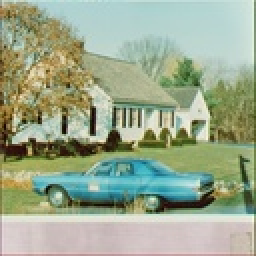
%> input picture day2_code/day2/house.jpg, 128 x 128 px, shrunk from 512 x 512 before the run (shown 2 times larger)
$ octave script.m   (GNU Octave 9; MATLAB toolbox functions it lacks are replaced by stand-ins)
%> lines starting %> are read from the running program, lines starting %| are printed output that depends on the picture
### day2_code/day2/rgb2current.m
function result = rgb2current(image_read)
    result=double(image_read);
    for i=1:length(image_read(:,1,1))
            for j=1:length(image_read(1,:,1))
                result(i,j,:)=calculate_current_DVS_pixel(image_read(i,j,:),15);
            end
    end
end

### day2_code/day2/displayed_image.m
function out = displayed_image(I_cell, Vdd, mode)

SATURATED = 1;
DISTORTED = 2;

p1 =   4.251e-05;
p2 =  -3.029e-04;
p3 =   3.024e-05;
Vdd_org = 15;

I_cell_max = (p1 * Vdd * 1) + (p2 * 1) + p3;
image_RGB_max = (I_cell_max - p3)/(p1*Vdd_org+p2) * 255;

out = round((I_cell - p3)/(p1*Vdd_org+p2) * 255);

if (mode == SATURATED)
    out(find(I_cell > I_cell_max)) = image_RGB_max;

else if (mode == DISTORTED)
        out(find(I_cell > I_cell_max)) ...
        = round(255 - out(find(I_cell > I_cell_max)));

    end
end

end

### day2_code/day2/brightness_scaling.m
function result = brightness_scaling(image,decreasing)
    %the result is the image modified
    %image ib rgb to hsv
    image_hsv=rgb2hsv(image);
    %decreasing is a number between 0 and 1
    image_hsv(:,:,3)=image_hsv(:,:,3)+decreasing;
    result=hsv2rgb(image_hsv);
end

### day2_code/day2/contrast_enhancement.m
function result = contrast_enhancement(image,decreasing)
    %the result is the image modified
    %image ib rgb to hsv
    image_hsv=rgb2hsv(image);
    %decreasing is a number >1
    image_hsv(:,:,3)=image_hsv(:,:,3)*decreasing;
    result=hsv2rgb(image_hsv);
end

### day2_code/day2/histogram_equalization.m
function result= histogram_equalization(img)
%La tonalità H viene misurata da un angolo con il rosso a 0 gradi, il verde a 120 e il blu a 240. (360 è ancora rosso)
%La luminosità (V) con lo zero che rappresenta il nero e l'uno (colore brillante o bianco se saturazione =0)
% La saturazione (S) invece va da zero (bianco/nero dipende da V) a uno (colore brillante)
%per avere la scala di grigi devo prendere V
%if the image is colored it has 3 matri r g and b else if it is b&w only
%the matrix of grey
if(length(img(1,1,:))== 3)
    %transform from rgb to hsv
    hsv_im=rgb2hsv(img);
    %takes the brightness
    Bright= hsv_im(:,:,3);
    Corr_bright=histeq(Bright);
    %correct the brightness throw histogram equalization
    hsv_im(:,:,3)= Corr_bright;
    %save the correct brightness
    result=hsv2rgb(hsv_im);
    %transformed image
else
    %else it is gray
    result=histeq(img);
end
%imshow(transformed);

end

### day2_code/day2/calculate_power_DVS.m
function result = calculate_power_DVS(image,Vdd)
    result=0;
    for i=1:length(image(:,1,1))
        for j=1:length(image(1,:,1))
            for z=1:length(image(1,1,:))
                result=result+calculate_current_DVS_pixel(image(i,j,z),Vdd);
            end
        end
    end
    result=result*Vdd;
end

### day2_code/day2/calculate_distortion.m
function result = calculate_distortion(original,transformed)
    if(length(original(1,1,:))== 3)
        origLab=rgb2lab(original);
        transLab=rgb2lab(transformed);
        L_o=origLab(:,:,1);
        L_t=transLab(:,:,1);
        a_o=origLab(:,:,2);
        a_t=transLab(:,:,2);
        b_o=origLab(:,:,3);
        b_t=transLab(:,:,3);
        result=0;
        for i = 1:length(L_o(:,1))
            for j=1:length(L_o(1,:))
                result=result + sqrt((L_t(i,j)-L_o(i,j))^2 + (a_t(i,j)-a_o(i,j))^2 + (b_t(i,j)- b_o(i,j))^2);
            end
        end
        max= sqrt(100^2+255^2+255^2);
        result=  100* result/( length(transformed(:,1,1))* length(transformed(1,:,1))*max);
    else
        result=0;
        %for each pixel
        for i = 1:length(transformed(:,1))%column
            for j=1:length(transformed(1,:))%row
            result=result +sqrt((double(transformed(i,j))-double(original(i,j)))^2);
            end
        end
        max= sqrt(100^2+255^2+255^2);
        result=  100* result/( length(transformed(:,1))* length(transformed(1,:))*max);
    end

end

### day2_code/day2/script.m
clear all

SATURATED = 1;
%read the image
image_read=imread("house.jpg");
%> image_read is the input picture: size 128x128x3 uint8; mean R, G, B 155.5, 168.5, 142.5
%analisi: più vdd è bassa più saturerà in fretta e il bianco sarà sempre
%meno bianco, prendendo quindi Vdd basse si avrà un ottimo effetto del
%power consuming
%per rendere l'immagine quindi più visibile e risparmiare power (aumentando in questo caso la
%distortion) si può giocare con il prendere b_scaling più alto (sempre <1)
%in modo da aggiungere luminosità (a discapito del nero essendo un valore
%che si aggiunge) in questo caso il pixel saturerà più in fretta
%prendendo invece b_enhancement si aumenta il valore del pixel moltiplicando quindi la retta
%dei valori aumenta il suo coefficiente partendo comunque dal nero (in
%questo caso quindi meglio) ma arrivando al bianco più in fretta e quindi
%saturando prima
%in sintesi più diminuisce Vdd più i valori b_enhancement e b_scaling
%devono aumentare
Vdd = 13;
VddMax=15;
b_brightness_scaling=1-Vdd/VddMax;
b_contrast_enhancement=VddMax/Vdd;
b_mix=Vdd/VddMax;
%transform the image in current
I_cell_sample=rgb2current(image_read);
%> the loop in rgb2current, `for i=1:length(image_read(:,1,1))` made 128 passes
%get displayed RGB image with cell current and supply voltage with two mode
image_RGB_saturated = displayed_image(I_cell_sample, Vdd, SATURATED);
image_RGB_saturated=image_RGB_saturated/255;

%brightness_scaling
image_bright_modified=brightness_scaling(image_read,b_brightness_scaling);
%> in brightness_scaling, `image_hsv=rgb2hsv(image);`: image_hsv: size 128x128x3 double; mean H, S, V 0.275, 0.274, 0.678
%> in brightness_scaling, `image_hsv(:,:,3)=image_hsv(:,:,3)+decreasing;`: image_hsv: size 128x128x3 double; mean H, S, V 0.275, 0.274, 0.812
imwrite(image_bright_modified,"tmp.jpg");
image_bright_modified=imread("tmp.jpg");
I_cell_sample=rgb2current(image_bright_modified);
%> the loop in rgb2current (call 2), `for i=1:length(image_read(:,1,1))` made 128 passes
image_DVS_BS_saturated=displayed_image(I_cell_sample, Vdd-1, SATURATED);
image_DVS_BS_saturated=image_DVS_BS_saturated/255;
imshow(image_DVS_BS_saturated);

%Contrast enhancement
image_bright_modified=contrast_enhancement(image_read,b_contrast_enhancement);
%> in contrast_enhancement, `image_hsv(:,:,3)=image_hsv(:,:,3)*decreasing;`: image_hsv: size 128x128x3 double; mean H, S, V 0.275, 0.274, 0.783
imwrite(image_bright_modified,"tmp.jpg");
image_bright_modified=imread("tmp.jpg");
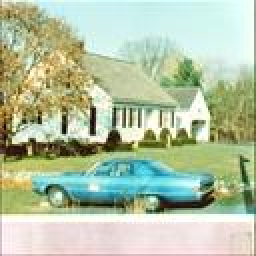
%> image_bright_modified: size 128x128x3 uint8 (shown 2 times larger); mean R, G, B 179.2, 193.8, 164.5
I_cell_sample=rgb2current(image_bright_modified);
image_DVS_CE_saturated=displayed_image(I_cell_sample, Vdd-1, SATURATED);
image_DVS_CE_saturated=image_DVS_CE_saturated/255;

%modify both
image_bright_modified=brightness_scaling(image_read,b_brightness_scaling);
image_bright_modified=contrast_enhancement(image_bright_modified,b_mix);
%> in contrast_enhancement (call 2), `image_hsv=rgb2hsv(image);`: image_hsv: size 128x128x3 double; mean H, S, V 0.275, 0.274, 0.812
%> in contrast_enhancement (call 2), `image_hsv(:,:,3)=image_hsv(:,:,3)*decreasing;`: image_hsv: size 128x128x3 double; mean H, S, V 0.275, 0.274, 0.703
imwrite(image_bright_modified,"tmp.jpg");
image_bright_modified=imread("tmp.jpg");
I_cell_sample=rgb2current(image_bright_modified);
image_DVS_CE_BS_saturated=displayed_image(I_cell_sample, Vdd-1, SATURATED);
image_DVS_CE_BS_saturated=image_DVS_CE_BS_saturated/255;

%histogram equalization
image_histogram=histogram_equalization(image_read);
%> in histogram_equalization, `Bright= hsv_im(:,:,3);`:
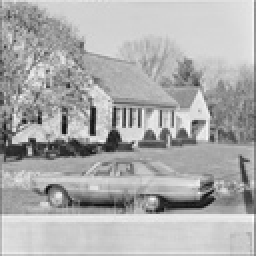
%> Bright: size 128x128 double (shown 2 times larger); min 0.0549, max 1, mean 0.678
%> in histogram_equalization, `Corr_bright=histeq(Bright);`:
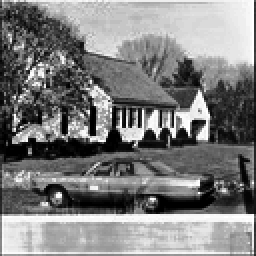
%> Corr_bright: size 128x128 double (shown 2 times larger); min 0, max 1, mean 0.497
%> in histogram_equalization, `hsv_im(:,:,3)= Corr_bright;`: hsv_im: size 128x128x3 double; mean H, S, V 0.275, 0.274, 0.497
imwrite(image_histogram,"tmp.jpg");
image_histogram=imread("tmp.jpg");
I_cell_sample=rgb2current(image_histogram);
image_HS_saturated=displayed_image(I_cell_sample, Vdd, SATURATED);
%> call 5 of displayed_image, with Vdd = 13, mode = 1
%> in displayed_image (call 5), `out(find(I_cell > I_cell_max)) = image_RGB_max;`:
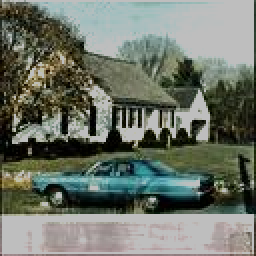
%> out: size 128x128x3 double (shown 2 times larger); mean R, G, B 109.7, 116.3, 105.2
image_HS_saturated=image_HS_saturated/255;

subplot(3,2,1)
image(image_read);                     % display real image
title("real image");
subplot(3,2,2)
image(image_RGB_saturated);       % display saturated RGB image
title("DVS image");
subplot(3,2,3)
image(image_DVS_BS_saturated);         % display saturated DVS Bright scaling
title("Bright scaling & DVS");
subplot(3,2,4)
image(image_DVS_CE_saturated);         % display saturated DVS Contrast enhancement
title("Contrast enhancement & DVS");
subplot(3,2,5)
image(image_DVS_CE_BS_saturated);         % display saturated both
title("BS & CE & DVS");
subplot(3,2,6)
image(image_HS_saturated);         % display saturated HS
title("Histogram equalization & DVS");

%compute power consumption for rgb of the real image
real_power=calculate_power_DVS(image_read,Vdd);
%> the loop in calculate_power_DVS, `for i=1:length(image(:,1,1))` made 128 passes
%> after the loop in calculate_power_DVS, `for i=1:length(image(:,1,1))`: result = 8.97
%> in calculate_power_DVS, `result=result*Vdd;`: result = 116.6
%> real_power = 116.6
%compute power consumption for rgb of the distorted image
DVS_power=calculate_power_DVS(image_RGB_saturated,Vdd);
%> the loop in calculate_power_DVS (call 2), `for i=1:length(image(:,1,1))` made 128 passes
%> DVS_power = 19.69
%compute the power consmption for the Bright scaling
BS_power=calculate_power_DVS(image_DVS_BS_saturated,Vdd-1);
%> BS_power = 18.11
%compute the power consmption for the Contrast enhancement
CE_power=calculate_power_DVS(image_DVS_CE_saturated,Vdd-1);
%> CE_power = 18.1
%compute the power consmption for the Contrast enhancement and Bright scaling
BS_CE_power=calculate_power_DVS(image_DVS_CE_BS_saturated,Vdd-1);
%> BS_CE_power = 18.1
%compute the power consmption for the histogram equalization
HS_power=calculate_power_DVS(image_HS_saturated,Vdd);
%> HS_power = 19.59
%histogram of the power consumption
figure
histogram('Categories',{'real image power','DVS image power','BS image power','CE image power','BS&CE image power','HE image power'},'BinCounts',[real_power,DVS_power,BS_power,CE_power,BS_CE_power,HS_power],'FaceColor','r');
%> (this line was passed over: histogram is not available in this run)
%histogram('Categories',{'DVS image power','BS image power','CE image power','BS&CE image power','HE image power'},'BinCounts',[DVS_power,BS_power,CE_power,BS_CE_power,HS_power],'FaceColor','r');

%compute distortion between original and DVS modified one
DVS_distortion=calculate_distortion(image_read,image_RGB_saturated);
%> in calculate_distortion, `origLab=rgb2lab(original);`: origLab: size 128x128x3 double; mean of channels 1, 2, 3 67.2, -8.4, 12.5
%> in calculate_distortion, `transLab=rgb2lab(transformed);`: transLab: size 128x128x3 double; mean of channels 1, 2, 3 64.8, -7.3, 11.5
%> in calculate_distortion, `L_t=transLab(:,:,1);`:
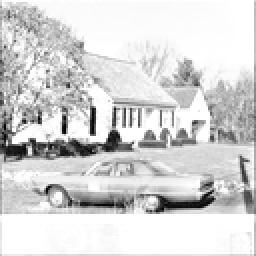
%> L_t: size 128x128 double (shown 2 times larger); min 2.22, max 77.06, mean 64.8; drawn with min black and max white
%> in calculate_distortion, `a_t=transLab(:,:,2);`:
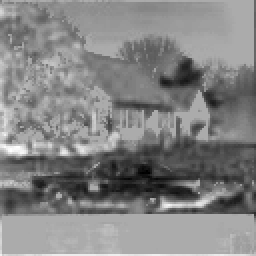
%> a_t: size 128x128 double (shown 2 times larger); min -31.55, max 15.44, mean -7.25; drawn with min black and max white
%> in calculate_distortion, `b_o=origLab(:,:,3);`:
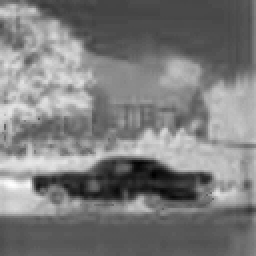
%> b_o: size 128x128 double (shown 2 times larger); min -22.47, max 48.96, mean 12.5; drawn with min black and max white
%> the loop in calculate_distortion, `for i = 1:length(L_o(:,1))` made 128 passes
%> after the loop in calculate_distortion, `for i = 1:length(L_o(:,1))`: result = 63044.8
%> in calculate_distortion, `result=  100* result/( length(transformed(:,1,1))* length(transformed(..`: result = 1.03
%> DVS_distortion = 1.03
%compute distortion between original and BS one
BS_distortion=calculate_distortion(image_read,image_DVS_BS_saturated);
%> the loop in calculate_distortion (call 2), `for i = 1:length(L_o(:,1))` made 128 passes
%> BS_distortion = 4.66
%compute distortion between original and CE one
CE_distortion=calculate_distortion(image_read,image_DVS_CE_saturated);
%> CE_distortion = 4.19
%compute distortion between original and CE&BE one
CE_BS_distortion=calculate_distortion(image_read,image_DVS_CE_BS_saturated);
%> CE_BS_distortion = 3.74
%compute distortion between original and HS one
HS_distortion=calculate_distortion(image_read,image_HS_saturated);
%> HS_distortion = 6.27
%histogram of the distortion
figure
histogram('Categories',{'DVS distortion','BS distortion','CE distortion','BS&CE distortion','HE distortion'},'BinCounts',[DVS_distortion,BS_distortion,CE_distortion,CE_BS_distortion,HS_distortion],'FaceColor','g');
%> (this line was passed over: histogram is not available in this run)
